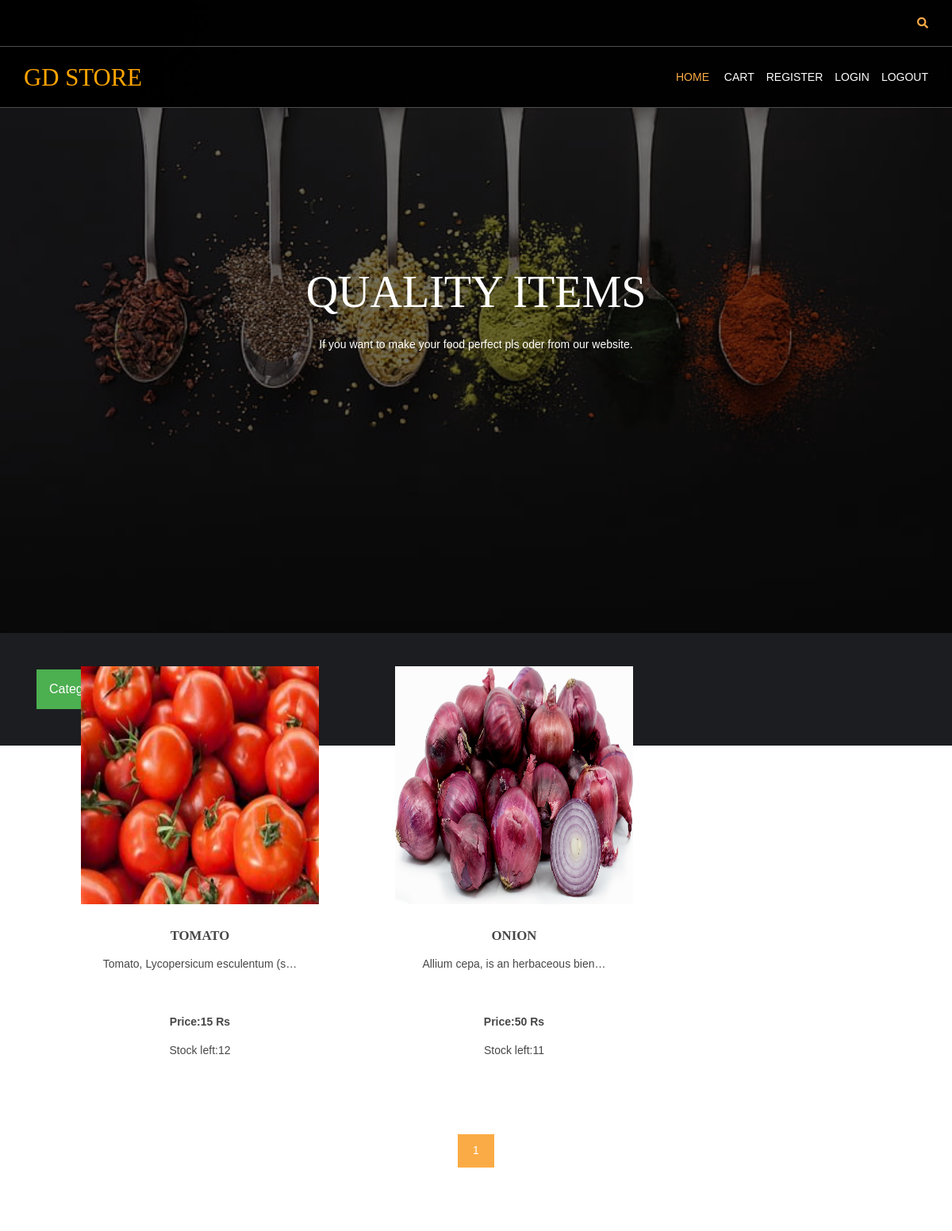
Page /vegetables/ on the committed database.
### shop/models.py (models this page shows, shortened)
class products(models.Model):
    name = models.CharField(max_length=100, unique=True)
    slug = models.SlugField(max_length=100, unique=True)
    img = models.ImageField(upload_to='product')
    desc = models.TextField()
    stock = models.IntegerField()
    available = models.BooleanField()
    price = models.IntegerField()
    category=models.ForeignKey(categ,on_delete=models.CASCADE)
    def get_url(self):
        return reverse('details', args=[self.category.slug, self.slug])

### shop/views.py (the view)
# urls.py: 2. Add a URL to urlpatterns:  path('', views.home, name='home')
def home(request,c_slug=None):
    c_page=None
    prodt=None
    if c_slug!=None:
        c_page=get_object_or_404(categ,slug=c_slug)
        prodt=products.objects.filter(category=c_page,available=True)
    else:
        prodt=products.objects.all().filter(available=True)
    cat=categ.objects.all()
    paginator=Paginator(prodt,6)
    try:
        page=int(request.GET.get('page','1'))
    except:
        page=1
    try:
        pro=paginator.page(page)
    except(EmptyPage,InvalidPage):
        pro=paginator.page(paginator.num_pages)
    return render(request,"index.html",{'pr':prodt,"ct":cat,'pg':pro})

### cart/context_processor.py (called while the page is built)
def count(request):
    item_count=0
    if 'admin' in request.path:
        return {}
    else:
        try:
            ct=cartlist.objects.filter(cart_id=c_id(request))
            cti=items.objects.all().filter(cart=ct[:1])
            for c in cti:
                item_count += c.quan
        except cartlist.DoesNotExist:
            item_count=0
        return dict(itc=item_count)

### cart/views.py (called while the page is built)
def c_id(request):
    ct_id=request.session.session_key
    if not ct_id:
        ct_id=request.session.create()
    return ct_id

### shop/models.py (called while the page is built)
    def get_url(self):
        return reverse('prod_cat',args=[self.slug])

### templates/index.html (shortened to what this page needs)
{% extends 'base.html' %}
{% load static %}
{% block content %}
<html lang="">
<head>
<link href="{% static 'hm/layout/styles/layout.css' %}" rel="stylesheet" type="text/css" media="all">
</head>
<body id="top">
<div class="bgded overlay" style="background-image:url({% static 'hm/images/demo/backgrounds/bg.jpg' %});">
  <div id="pageintro" class="hoc clear">
    <article>
      <h3 class="heading">QUALITY ITEMS</h3>
      <p>If you want to make your food perfect pls oder from our website.</p>
    </article>
  </div>
</div>
<div class="dropdown">
  <button class="dropbtn">Categories</button>
</div>
<div class="wrapper row3">
  <main class="hoc container clear">
    <section id="introblocks">
      <ul class="nospace group btmspace-80">
        {% for i in pg.object_list %}
        <li class="one_third">
          <figure><a class="imgover" href="{{i.get_url}}"><img src="{{i.img.url}}" alt="" style="height:300;width:300";></a>
            <figcaption>
              <h6 class="heading">{{i.name}}</h6>
              <p>{{i.desc|truncatechars:35}}</p><br>
              <p><b>Price:{{i.price}} Rs</b></p>
              <p>Stock left:{{i.stock}}</p>
            </figcaption>
          </figure>
        </li>
        {% endfor %}
      </ul>
    </section>
    <center>
      {% for p in pg.paginator.page_range %}
      <a href="?page={{p}}" class="btn btn-light btn-sm {% if pg_number == p %} active {% endif %}">{{p}}</a>
      {% endfor %}
    </center>
  </main>
</div>
</body>
</html>
{% endblock %}

### static/hm/layout/styles/layout.css (style rules this page uses)
#pageintro { padding:200px 0 300px; }
#pageintro article, #pageintro article p { display:block; max-width:75%; margin:0 auto; text-align:center; }
#pageintro article p { max-width:65%; line-height:2rem; }
#pageintro .heading { margin-bottom:20px; font-size:4rem; }
.container { padding:80px 0; }
#introblocks { display:block; position:relative; margin:-180px 0 0 0; z-index:1; text-align:center; }
#introblocks figure figcaption { display:block; padding:30px 0 0 0; text-align:center; }
#introblocks figure figcaption .heading { font-size:1.2rem; font-weight:700; margin-bottom:0; }
*, *::before, *::after { transition:all .3s ease-in-out; }
body { color:#A5A6AA; background-color:#1C1D21; }
a { color:#FBAB45; }
.overlay { color:#FFFFFF; background-color:inherit; }
.overlay::after { color:inherit; background-color:rgba(0,0,0,.55); }
.btn, .btn.inverse:hover { color:#FFFFFF; background-color:#FBAB45; border-color:#FBAB45; }
.imgover, .imgover:hover::after { color:#FFFFFF; }
.row3 { color:#474747; background-color:#FFFFFF; }
#pageintro { color:#FFFFFF; }
@media screen and (min-width:1140px) { .hoc { max-width:1140px; } }

### static/hm/layout/styles/framework.css (style rules this page uses)
html { overflow-y:scroll; overflow-x:hidden; }
html, body { margin:0; padding:0; font-size:14px; line-height:1.6em; }
*, *::before, *::after { box-sizing:border-box; }
.nospace { margin:0; padding:0; list-style:none; }
.overlay { position:relative; z-index:1; }
.overlay::after { display:block; position:absolute; top:0; left:0; width:100%; height:100%; content:""; z-index:-1; }
.bgded { background-position:top center; background-repeat:no-repeat; background-size:cover; }
.btn { display:inline-block; padding:8px 18px 10px; text-transform:uppercase; border:1px solid; }
.clear, .group { display:block; }
.clear::before, .clear::after, .group::before, .group::after { display:table; content:""; }
.clear, .clear::after, .group, .group::after { clear:both; }
a { outline:none; text-decoration:none; }
img { width:auto; max-width:100%; height:auto; margin:0; padding:0; border:none; line-height:normal; vertical-align:middle; }
.imgover { display:inline-block; position:relative; max-width:100%; }
.imgover::before, .imgover::after { display:block; position:absolute; content:""; text-align:center; opacity:0; }
.imgover::before { top:0; right:0; bottom:0; left:0; }
.imgover::after { top:50%; left:50%; width:50px; height:50px; line-height:50px; margin:-25px 0 0 -25px; font-family:"Font Awesome\ 5 Free"; font-weight:900; content:"\f067"; font-size:28px; }
body, input, textarea, select { font-family:Verdana, Geneva, sans-serif; }
h1, h2, h3, h4, h5, h6, .heading { font-family:Georgia, "Times New Roman", Times, serif; }
label, input, textarea, select, button { display:block; resize:none; outline:none; color:inherit; font-size:inherit; font-family:inherit; vertical-align:middle; }
::placeholder { opacity:1; }
h1, h2, h3, h4, h5, h6, .heading { margin:0 0 20px 0; font-size:1.4rem; line-height:normal; font-weight:normal; text-transform:uppercase; }
.wrapper { display:block; position:relative; width:100%; margin:0; padding:0; text-align:left; word-wrap:break-word; }
.hoc { display:block; margin:0 auto; }
address, article, aside, figcaption, figure, footer, header, main, nav, section { display:block; margin:0; padding:0; }
.one_half, .one_third, .two_third, .one_quarter, .two_quarter, .three_quarter { display:inline-block; float:left; margin:0 0 0 4.21052%; list-style:none; }
.one_third { width:30.52631%; }
.btmspace-80 { margin-bottom:80px; }

### templates/index.html (style rules this page uses)
.dropbtn { background-color: #4CAF50; color: white; padding: 16px; font-size: 16px; border: none; cursor: pointer; }
.dropdown { position: relative; display: inline-block; padding: 46px; }

### rows in the picture
products: img (picture), name "TOMATO", desc "Tomato, Lycopersicum esculentum (s…", price "15", stock "12"
products: img (picture), name "ONION", desc "Allium cepa, is an herbaceous bien…", price "50", stock "11"

### other values in the picture
{{ p }} "1"
